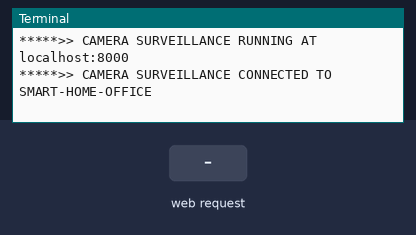
Bench run of a program on a simulated Raspberry Pi (BCM pin numbers). Parts: the last lines printed to the terminal. The inputs (shaded band) are chosen by the test bench. The camera gives no picture and a still takes 0.5 s; the clock reads 2024-03-15 10:24:30 at power-on unless the program sets it.

Above: at 1.2 s.
1.3 s: HTTP request for / received
At 2.3 s:
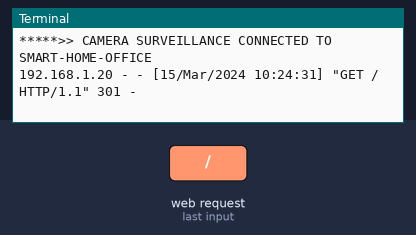
2.8 s: HTTP request for /index.html received
At 3.4 s:
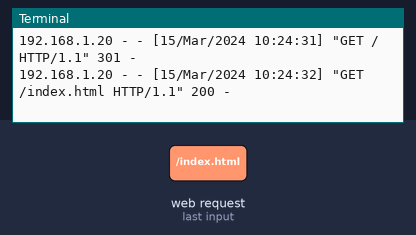
4.3 s: HTTP request for /stream.mjpg received
At 5.8 s:
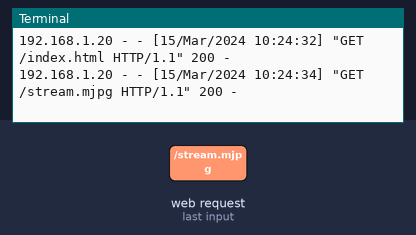

The program:

RpiCamStream.py
```python
import io, picamera, logging, socketserver
from threading import Condition
from http import server

# camPageFile = open('CameraSurveillance.hbs')
# PAGE = camPageFile.read().strip()
# camPageFile.close()
PAGE = """\
<html>
<head>
<link rel="stylesheet" href="https://cdnjs.cloudflare.com/ajax/libs/font-awesome/4.7.0/css/font-awesome.min.css">
<title>Raspberry Pi - Surveillance Camera</title>
</head>
<body>
<a href="http://192.168.43.168:3000/" style="padding: 16px 20px;"><span class="fa fa-home">Home</span></a>
<center style='color:red;'><h1>YOUR VIDEO SURVEILLANCE CAMERA</h1></center>
<center><img id='data' src="stream.mjpg" width="640" height="480"></center><br>

<center>
<a href="http://192.168.43.168:8000/camera/capture" style="padding: 16px 20px;"><span class="fa fa-photo">Capture</span></a>
<a href="http://192.168.43.168:8000/camera/record" style="padding: 16px 20px;"><span class="fa fa-video-camera">Record</span></a>
<a href="http://192.168.43.168:8000/stream.mjpg" style="padding: 16px 20px;"><span class="fa fa-gear">Flip Mode</span></a>
</center>

</body>
</html>
"""

class StreamingOutput(object):

    def __init__(self):
        self.frame = None
        self.buffer = io.BytesIO()
        self.condition = Condition()

    def write(self, buf):
        if buf.startswith(b'\xff\xd8'):
            # New frame, copy the existing buffer's content and notify all
            # clients it's available
            self.buffer.truncate()
            with self.condition:
                self.frame = self.buffer.getvalue()
                self.condition.notify_all()
            self.buffer.seek(0)
        return self.buffer.write(buf)


class StreamingHandler(server.BaseHTTPRequestHandler):

    def do_GET(self):
        if self.path == '/':
            self.send_response(301) # The URL of the requested resource has been changed permanently. The new URL is given in the response.
            self.send_header('Location', '/index.html')
            self.end_headers()
        elif self.path == '/index.html':
            content = PAGE.encode('utf-8')
            self.send_response(200) # ok
            self.send_header('Content-Type', 'text/html')
            self.send_header('Content-Length', len(content))
            self.end_headers()
            self.wfile.write(content)
        elif self.path == '/stream.mjpg':
            self.send_response(200)
            self.send_header('Age', 0)
            self.send_header('Cache-Control', 'no-cache, private')
            self.send_header('Pragma', 'no-cache')
            self.send_header('Content-Type', 'multipart/x-mixed-replace; boundary=FRAME')
            self.end_headers()
            try:
                while True:
                    with output.condition:
                        output.condition.wait()
                        frame = output.frame
                    self.wfile.write(b'--FRAME\r\n')
                    self.send_header('Content-Type', 'image/jpeg')
                    self.send_header('Content-Length', len(frame))
                    self.end_headers()
                    self.wfile.write(frame)
                    self.wfile.write(b'\r\n')
            except Exception as e:
                logging.warning('Removed streaming client %s: %s',
                                self.client_address, str(e))
        else:
            self.send_error(404)
            self.end_headers()


class StreamingServer(socketserver.ThreadingMixIn, server.HTTPServer):
    allow_reuse_address = True
    daemon_threads = True


with picamera.PiCamera(resolution='640x480', framerate=30) as camera:
    output = StreamingOutput()
    #Uncomment the next line to change your Pi's Camera rotation (in degrees)
    #camera.rotation = 90
    camera.hflip = True
    camera.start_recording(output, format='mjpeg')
    try:
        print('*****>> CAMERA SURVEILLANCE RUNNING AT localhost:8000')
        print('*****>> CAMERA SURVEILLANCE CONNECTED TO SMART-HOME-OFFICE')
        address = ('', 8000)
        server = StreamingServer(address, StreamingHandler)
        server.serve_forever()
    finally:
        camera.stop_recording()
```

Measured:
- after the input at 1.3 s, the terminal: prints a new line at once (image 1)
- after the input at 2.8 s, the terminal: prints a new line at once (image 2)
- after the input at 4.3 s, the terminal: prints a new line at once (image 3)
